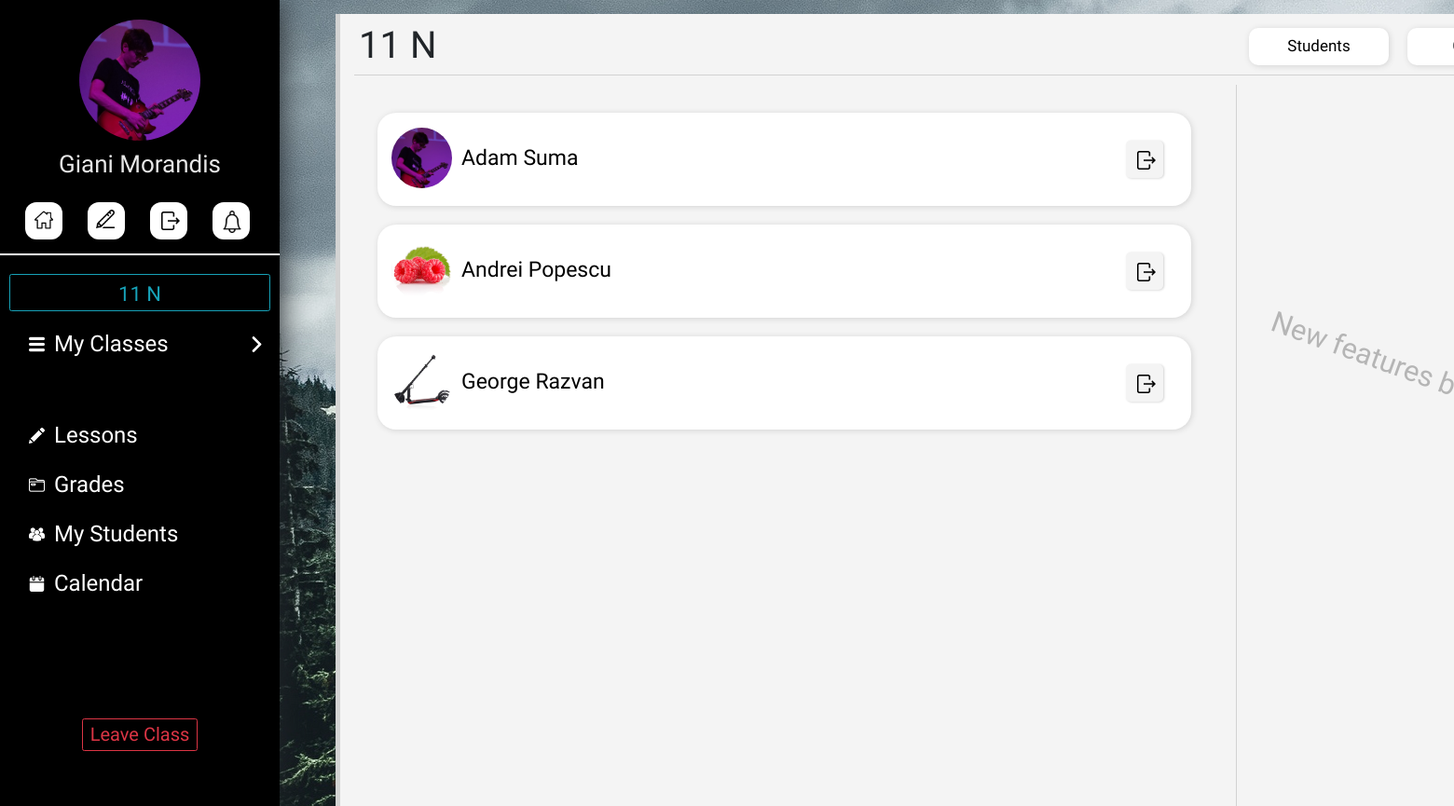
The app's page /welcome/teacher/main_class/students/ (signed in) with its own data.
### account/models.py (models this page shows, shortened)
class Userprofile(models.Model):
    TYPE_CHOICES = (
        ('student', 'Student'),
        ('teacher', 'Teacher')
    )
    user = models.OneToOneField(User, on_delete=models.CASCADE)
    user_type = models.CharField(max_length=30, choices=TYPE_CHOICES)
    profile_picture = models.ImageField(upload_to=profile_image_path, blank=True, null=True)
    main_class = models.ForeignKey(MainClass, on_delete=models.SET_NULL, null=True, blank=True)
    id_number = models.IntegerField(blank=True, null=True)
    teaching_subject = models.CharField(max_length=100, blank=False, null=True)
    teaching_certificate = models.FileField(upload_to=certificate_file_path, blank=True, null=True)

class MainClass(models.Model):
    name = models.CharField(max_length=8)
    semester = models.IntegerField(default=1)

### account/views.py (the view)
@login_required
def mainclass_students(request):
    rd = handle_redirect('teacher', request.user.userprofile.user_type)
    if rd:
        return redirect('account:' + rd)
    if not request.user.userprofile.main_class:
        return redirect('account:teacher_home')
    template_name = 'account/basic_teacher/mainclass_students.html'
    students = request.user.userprofile.main_class.userprofile_set.filter(user_type="student")
    return render(request, template_name, {'students': students})

### account/models.py (called while the page is built)
    def __str__(self):
        return self.main_class.name + " " + self.name

### account/views.py (called while the page is built)
def handle_redirect(view_type, user_type):
    if view_type != user_type:
        if user_type == "student":
            return 'student_home'
        elif user_type == "teacher":
            return 'teacher_home'

### account/templates/account/basic_teacher/mainclass_students.html (shortened to what this page needs)
{% extends 'account/teacher_base.html' %}
{% block body %}
<div style="margin-left:33rem;float:left;overflow:hidden;">
    <div class="lesson-maindiv" style="border-left: 0.5rem solid lightgrey;height:85rem;background-color:#F4F4F4;">
        <h1 class="lesson-title-detail" style="float:left;">{{user.userprofile.main_class.name}}</h1>
        <div class='mainclass-topbar-button' style="width:15rem;text-align:center;border-radius:1rem;margin-right:2rem;" title="Grades">
            <h1 style="font-size:17px; font-family: 'Muli', sans-serif;margin-top:0.9rem;">Grades</h1>
        </div>
        <a href="{% url 'account:mainclass_students' %}" style="text-decoration:none; color:black;">
        <div class='mainclass-topbar-button' style="width:15rem;text-align:center;border-radius:1rem;margin-right:2rem;" title="Students">
            <h1 style="font-size:17px; font-family: 'Muli', sans-serif;margin-top:0.9rem;">Students</h1>
        </div>
        </a>
        <div style="height:0.1rem; width:97%; background-color:#D2D2D2; margin-top:6.5rem; margin-left:1.5rem;"></div>
        <div style="overflow-y:auto;overflow-x:hidden;width:61.5%;height:87%; background-color:#F4F4F4;margin-left:2rem; margin-top:2rem;float:left;">
            {% for student in students %}
                <a href="#" style="color:black;">
                    <div class="list-card-mainclass" style="height:10rem;border-radius:2rem; margin-top:2rem; width:95%; margin-left:2rem;box-shadow: 1px 1px 6px lightgrey;">
                        {% if student.profile_picture %}
                        <img src="{{ student.profile_picture.url }}" style="float:left;border-radius:100%; width:6.5rem; height:6.5rem;margin-top:1.6rem;margin-left:1.5rem;" />
                        {% else %}
                        <img src="/media/extra/user.png" style="float:left; width:5rem; height:5rem;margin-top:2.3rem;margin-left:2.3rem;" />
                        {% endif %}
                        <h1 class="lesson-title" style="float:left;font-family:'Muli'; margin-top:3.5rem; margin-left:1rem;">{{student.user.first_name}} {{student.user.last_name}}</h1>
                        <button onclick="window.location.href = '{% url 'account:kick_student' student.id %}';" class="notification-button" style="margin-top:3rem;border:none;margin-right:3rem;" title="Kick">
                        <img src="/media/extra/exit.png" style="width:2rem;height:2rem;margin-top:0.2rem;margin-left:0.4rem;" />
                        </button>
                    </div>
                </a>
            {% endfor %}
            <br>
        </div>
        <div style="float:right; width:34%; height:87%; margin-top:2rem;margin-right:2rem;">
            <h1 style="transform: rotate(+20deg);font-size:31px;font-family:'Open Sans', sans-serif; color:#B5B5B5; float:left;margin-top:30rem;margin-left:2rem;">New features being developed :)</h1>
        </div>
        <br>
    </div>
</div>
{% endblock %}

### account/templates/account/teacher_base.html (shortened to what this page needs)
<!DOCTYPE html>
<html>
<head>
	{% load static %}
		<link rel="stylesheet" href="https://maxcdn.bootstrapcdn.com/bootstrap/3.3.6/css/bootstrap.min.css" />
        <link rel="stylesheet" href="https://stackpath.bootstrapcdn.com/bootstrap/4.1.3/css/bootstrap.min.css">
		<link rel="stylesheet" type="text/css" href="{% static 'account/style.css' %}" />
<head>
<body>
    <div class="sidenav" id="sidenav">
    <center>
        {% if user.userprofile.profile_picture %}
            <img src="{{user.userprofile.profile_picture.url}}" style="width: 13rem; height:13rem; border-radius: 50%; margin-top:7%;" />
        {% else %}
            <img src="/media/extra/Steach_logo.png" style="width: 100%; float:left; margin-left:-2%;" />
            {% endif %}
            <h1 class='welcome-text' style="margin-top: 1rem; font-size:260%">{{user.first_name}} {{user.last_name}}</h1>
            <a href="{% url 'account:student_home' %}">
                <div class='home-sidebar-button' title="Home">
                    <img src="/media/extra/home.png" style="width: 2rem; height:2rem; margin-top:22%; margin-left:2%;" />
                </div>
            </a>
            <a href="{% url 'account:edit_teacher_profile'%}">
            <div class='home-sidebar-button' title="Edit Profile">
                <img src="/media/extra/pencil_black.png" style="width: 2rem; height:2rem; margin-top:20%; margin-left:-5%;" />
            </div>
            </a>
            <a href="{% url 'account:logout'%}">
            <div class='home-sidebar-button' title="Logout">
                <img src="/media/extra/exit.png" style="width: 2rem; height:2rem; margin-top:25%; margin-left: 10%;" />
            </div>
            </a>
            <a href="{% url 'account:teacher_notifications' %}">
                <div class='home-sidebar-button' style="" title="Notfications">
                    <img src="/media/extra/notification.png" style="width: 2.4rem; height:2.4rem; margin-top:22%;float:left; margin-left:0.9rem;;" />
                </div>
            </a>
            </center>
            <br>
            <div style="width:100%; height:0.2rem; background-color:white; float:left; margin-top:1.5rem;"></div>
            {% if not user.userprofile.main_class %}
                <a href="{% url 'account:add_mainclass' %}"><div class="join-class-button" style="width:27rem; height:3rem;margin-top:1.5rem;"><h1 class="welcome-text" style="color: black; margin-top: 0.3rem;font-size:20px">Create Main Class</h1></div></a>
            {% else %}
                <center>
                <a href="{% url 'account:mainclass_home'%}">
                <button class="btn btn-outline-info" style='margin-top:2rem;width:28rem; height:4rem; font-family: "Source Sans Pro", sans-serif; font-size:22px;'>{{ user.userprofile.main_class.name }}</button>
                </a>
                </center>
            {% endif %}
            {% if user.userprofile.subclass_set.all %}
            <button class="mainclass-button" style="margin-top:1rem;" id="mainclass-home" onclick="show_hide()">
                <img src="/media/extra/menu.png" style="width:17px; height:17px;float:left; margin-left:2rem;margin-top:1.1rem;"/>
                <h1 class="sidenav-element" id="sidenav-mainclass">My Classes</h1>
                <img class="arrow-right" src="/media/extra/right-arrow.png" style="width:17px; height:17px;float:right;margin-top:1.1rem;"/>
            </button>
            <br><br><br><br><br><br><br>
            <a href="{% url 'account:teacher_lessons' 0 %}">
                <button class="mainclass-button" style="border-radius: 5px 5px 5px 5px;">
                    <img src="/media/extra/test2.png" style="width:17px; height:17px;float:left; margin-left:2rem;margin-top:1.1rem;"/>
                    <h1 class="sidenav-element" id="sidenav-mainclass">Lessons</h1>
                </button>
            </a>
            <a href="{% url 'account:student_grades' 0 %}">
                <button class="mainclass-button" style="border-radius: 5px 5px 5px 5px;">
                    <img src="/media/extra/folder.png" style="width:17px; height:17px;float:left; margin-left:2rem;margin-top:1.1rem;"/>
                    <h1 class="sidenav-element" id="sidenav-mainclass">Grades</h1>
                </button>
            </a>
            <button class="mainclass-button" style="border-radius: 5px 5px 5px 5px;">
                <img src="/media/extra/teachers.png" style="width:17px; height:17px;float:left; margin-left:2rem;margin-top:1.1rem;"/>
                <h1 class="sidenav-element" id="sidenav-mainclass">My Students</h1>
            </button>
            <a href="{% url 'account:student_calendar' 0 0 %}">
            <button class="mainclass-button" style="border-radius: 5px 5px 5px 5px;">
                <img src="/media/extra/calendar.png" style="width:17px; height:17px;float:left; margin-left:2rem;margin-top:1.1rem;"/>
                <h1 class="sidenav-element" id="sidenav-mainclass">Calendar</h1>
            </button>
            </a>
            <center><button class="btn btn-outline-danger" style="height:3.5rem;margin-top:12rem;"><h1 style="font-size:20px;font-family: 'Raleway', sans-serif;">Leave Class</h1></buttton></center>
        {% endif %}
    </div>
    <div class="main-div" id="main">
    {% block body %}
    {% endblock %}
    </div>
</body>
</html>

### account/static/account/style.css (style rules this page uses)
body { background-image: url(bg-forest.jpg); background-attachment: fixed; }
.main-div { opacity: 0; transition: opacity 0.4s; }
.welcome-text { margin-top: 0rem; font-family: 'Raleway', sans-serif; font-size: 35px; color: #E7E7E7; }
.sidenav { position: fixed; height: 100%; width: 30rem; float: left; background-color: black; box-shadow: 1px 1px 30px; overflow-y: scroll; }
.home-sidebar-button { width: 4rem; height: 4rem; border-radius: 30%; background-color: white; float: left; margin-left: 9%; margin-top: 2rem; transition: background-color 0.2s; }
.mainclass-button { float: left; margin-left: 0.5rem; margin-top: 0.3rem; background-color: black; border: None; border-radius: 5px 5px 0px 0px; outline: none; color: white; width: 95%; height: 5rem; transition: background-color 0.2s; }
.sidenav-element { margin-left: 1rem; margin-right: 5rem; float: left; font-family: 'Source Sans Pro', sans-serif; font-size: 24px; margin-top: 0.5rem; }
.arrow-right { display: block; transition: display 0.2s; }
.lesson-title { font-family: 'Source Sans Pro', sans-serif; font-size: 23px; margin-top: 1.5rem; margin-left: 1rem; }
.lesson-maindiv { width: 150rem; background-color: white; border-radius: 0px 10px 10px 0px; margin-top: 1.5rem; margin-left: 3rem; overflow: hidden }
.lesson-title-detail { font-size: 40px; font-family: 'Source Sans Pro', sans-serif; float: left; margin-top: 1rem; margin-left: 2rem; }
.mainclass-topbar-button { width: 4rem; height: 4rem; border-radius: 30%; float: right; transition: background-color 0.2s; background-color: white; margin-top: 1.5rem; box-shadow: 1px 1px 6px lightgrey; }
.list-card-mainclass { height: 15rem; width: 140rem; float: left; background-color: white; transition: background-color 0.2s; }
.notification-button { border-radius: 0.5rem; width: 4rem; height: 4rem; background-color: #F4F4F4; float: right; margin-top: 10rem; margin-right: 1.5rem; box-shadow: 1px 0.5px 2.5px lightgrey; transition: background-color 0.2s; }

### records on screen
Userprofile: profile_picture (picture), user.first_name "Adam", user.last_name "Suma"
Userprofile: profile_picture (picture), user.first_name "Andrei", user.last_name "Popescu"
Userprofile: profile_picture (picture), user.first_name "George", user.last_name "Razvan"

### other values on screen
{{ user.first_name }} "Giani"
{{ user.last_name }} "Morandis"
{{ user.userprofile.main_class.name }} "11 N"
